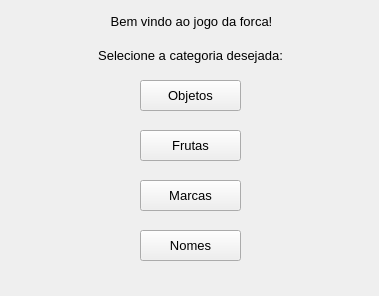
<?xml version="1.0" encoding="UTF-8"?>
<ui version="4.0">
 <class>Form</class>
 <widget class="QWidget" name="Form">
  <property name="geometry">
   <rect>
    <x>0</x>
    <y>0</y>
    <width>379</width>
    <height>296</height>
   </rect>
  </property>
  <property name="windowTitle">
   <string>Form</string>
  </property>
  <widget class="QLabel" name="label">
   <property name="geometry">
    <rect>
     <x>11</x>
     <y>11</y>
     <width>361</width>
     <height>21</height>
    </rect>
   </property>
   <property name="font">
    <font>
     <pointsize>10</pointsize>
    </font>
   </property>
   <property name="text">
    <string>Bem vindo ao jogo da forca!</string>
   </property>
   <property name="alignment">
    <set>Qt::AlignCenter</set>
   </property>
  </widget>
  <widget class="QPushButton" name="pushButton">
   <property name="geometry">
    <rect>
     <x>140</x>
     <y>80</y>
     <width>101</width>
     <height>31</height>
    </rect>
   </property>
   <property name="font">
    <font>
     <pointsize>10</pointsize>
    </font>
   </property>
   <property name="text">
    <string>Objetos</string>
   </property>
  </widget>
  <widget class="QPushButton" name="pushButton_2">
   <property name="geometry">
    <rect>
     <x>140</x>
     <y>130</y>
     <width>101</width>
     <height>31</height>
    </rect>
   </property>
   <property name="font">
    <font>
     <pointsize>10</pointsize>
    </font>
   </property>
   <property name="text">
    <string>Frutas</string>
   </property>
  </widget>
  <widget class="QPushButton" name="pushButton_3">
   <property name="geometry">
    <rect>
     <x>140</x>
     <y>180</y>
     <width>101</width>
     <height>31</height>
    </rect>
   </property>
   <property name="font">
    <font>
     <pointsize>10</pointsize>
    </font>
   </property>
   <property name="text">
    <string>Marcas</string>
   </property>
  </widget>
  <widget class="QPushButton" name="pushButton_4">
   <property name="geometry">
    <rect>
     <x>140</x>
     <y>230</y>
     <width>101</width>
     <height>31</height>
    </rect>
   </property>
   <property name="font">
    <font>
     <pointsize>10</pointsize>
    </font>
   </property>
   <property name="text">
    <string>Nomes</string>
   </property>
  </widget>
  <widget class="QLabel" name="label_2">
   <property name="geometry">
    <rect>
     <x>10</x>
     <y>40</y>
     <width>361</width>
     <height>31</height>
    </rect>
   </property>
   <property name="font">
    <font>
     <pointsize>10</pointsize>
    </font>
   </property>
   <property name="text">
    <string>Selecione a categoria desejada:</string>
   </property>
   <property name="alignment">
    <set>Qt::AlignCenter</set>
   </property>
  </widget>
 </widget>
 <resources/>
 <connections/>
</ui>
